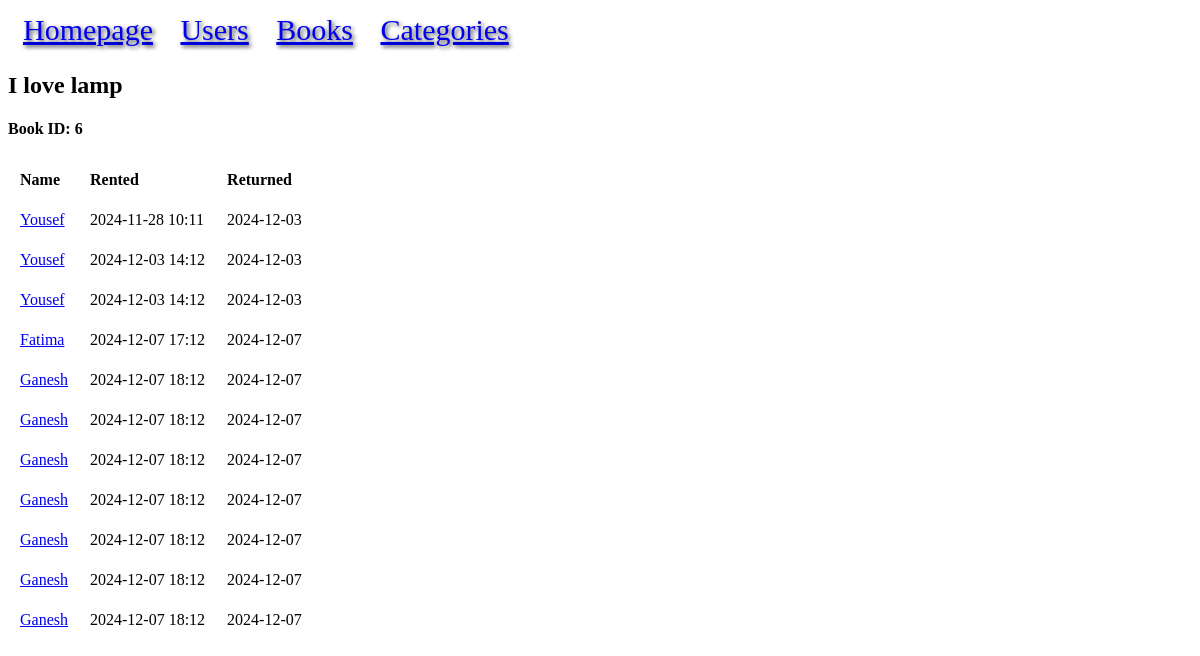
Before: /book/6 with the older database file.
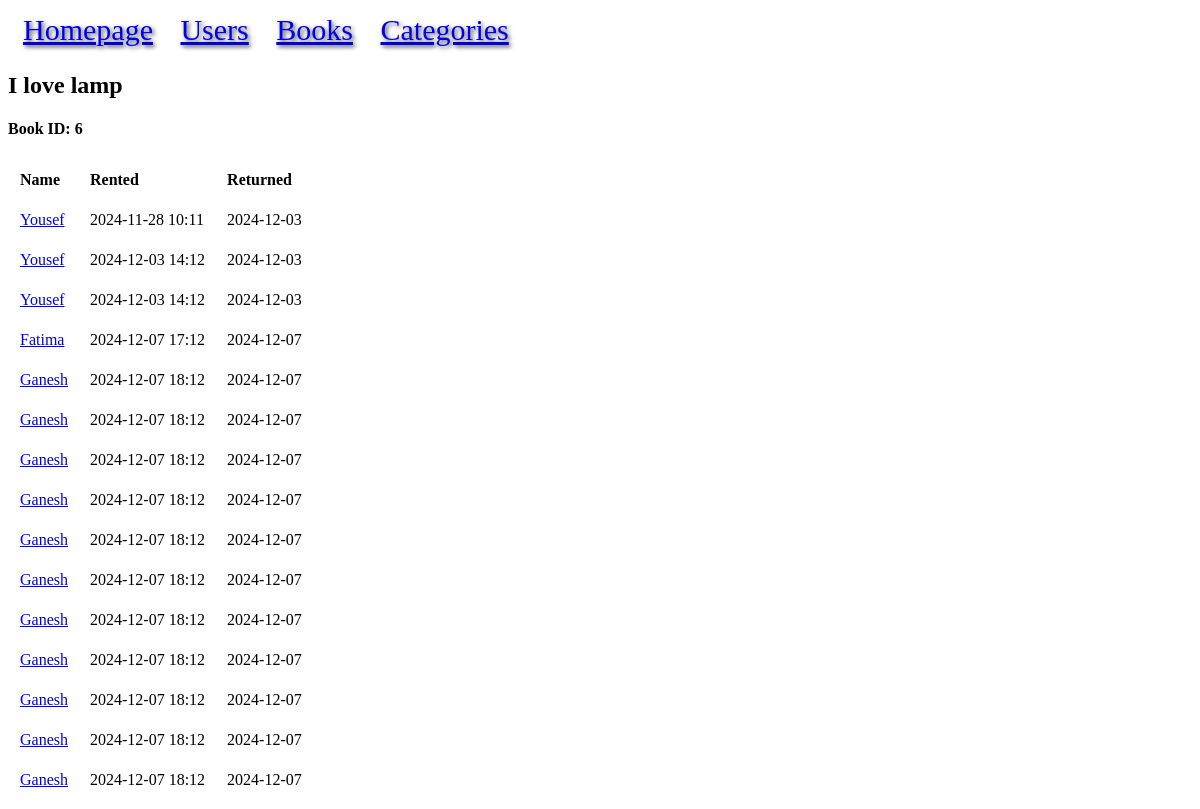
After: the same page with the newer database file.
### models.py (models this page shows, shortened)
class Book(db.Model):
    id = mapped_column(Integer, primary_key=True, autoincrement=True)
    title = mapped_column(String)
    price = mapped_column(DECIMAL(10, 2))
    available = mapped_column(Integer, default=0)
    rating = mapped_column(Integer)
    upc = mapped_column(String, unique=True)
    url = mapped_column(String)
    category_id = mapped_column(Integer, ForeignKey("category.id"))
    category = relationship("Category", back_populates="books")
    rentals = relationship("BookRental", back_populates="book")

class BookRental(db.Model):
    id = mapped_column(Integer, primary_key=True)
    user_id = mapped_column(Integer, ForeignKey("user.id"))
    book_id = mapped_column(Integer, ForeignKey("book.id"))
    rented = mapped_column(DateTime(timezone=True), nullable=False)
    returned = mapped_column(DateTime(timezone=True), nullable=True)
    user = relationship("User", back_populates="rented")
    book = relationship("Book", back_populates="rentals")

class User(db.Model):
    id = mapped_column(Integer, primary_key=True, autoincrement=True)
    name = mapped_column(String)
    rented = relationship("BookRental", back_populates="user")

### app.py (the view)
@app.route("/book/<int:id>")
def book(id):
    statement = db.select(Book).where(Book.id == id)
    result = db.session.execute(statement).scalar()
    if not result:
        return f"BOOK ID:{id} NOT FOUND!", 404
    return render_template("book.html", result=result)

### templates/book.html
{% extends "base.html" %}
{% block content %}
<h2>{{ result.title }}</h2>
<h4>Book ID: {{ result.id }}</h4>
<table>
<tr>
    <th>Name</th>
    <th>Rented</th>
    <th>Returned</th>
</tr>
{% for rental in result.rentals %}
<tr>
<td><a href="{{ url_for('user', id=rental.user.id) }}">{{ rental.user.name }}</a></td>
<td>{{ rental.rented.strftime("%Y-%m-%d %H:%m") }}</td>
<td>{% if rental.returned %}{{ rental.returned.strftime("%Y-%m-%d") }}
{% endif %}</td>
</tr>
{% endfor %}
</table>
{% endblock %}

### templates/base.html (shortened to what this page needs)
<!doctype html>
<html lang="en">
    <head>
        <link rel="stylesheet" href="{{ url_for('static', filename='style.css') }}">
    </head>
    <body>
        <nav>
            <a href="{{ url_for('home') }}">Homepage</a>
            <a href="{{ url_for('users') }}">Users</a>
            <a href="{{ url_for('books') }}">Books</a>
            <a href="{{ url_for('categories') }}">Categories</a>
        </nav>
        {% block content %}
        {% endblock %}
    </body>
</html>

### static/style.css (style rules this page uses)
nav a { padding: 10px; }
th, td { padding:10px; }
nav { text-shadow: 2px 2px 4px rgba(0, 0, 0, 0.7); color:black; padding: 5px; font-size: 30px; }
tr { text-align: left; }
th { text-align: left; }
td { text-align: left; }

Changed rows visible on the page:
added BookRental: user.name "Ganesh", rented "2024-12-07 18:12", returned "2024-12-07"
added BookRental: user.name "Ganesh", rented "2024-12-07 18:12", returned "2024-12-07"
added BookRental: user.name "Ganesh", rented "2024-12-07 18:12", returned "2024-12-07"
added BookRental: user.name "Ganesh", rented "2024-12-07 18:12", returned "2024-12-07"
